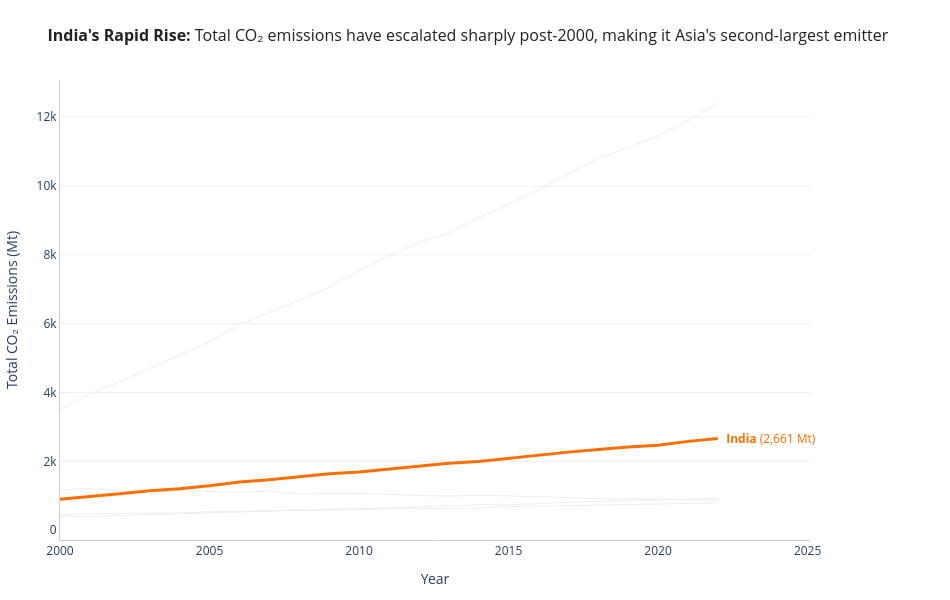

The notebook cell this image was saved under:
### Markdown cell above
---
## Task 2 — A line chart showing CO2 emissions over time for all Asian countries in the dataset, with one country highlighted.

**same requirements as Task1**

### Code cell
# Task — Multi-series line with highlight
# YOUR CODE HERE
# 1. Filter for Asian countries using the 'Region' column
asia_df = df[df['Region'].str.contains('Asia', case=False, na=False)].copy()
highlight_country = 'India'
fig2 = go.Figure()
# 2. Background lines (All other Asian countries in #EEEEEE)
for country, group in asia_df.groupby('Country'):
    if country != highlight_country:
        clean = group.dropna(subset=['CO2_Mt']).sort_values('Year')
        fig2.add_trace(go.Scatter(
            x=clean['Year'],
            y=clean['CO2_Mt'],
            mode='lines',
            line=dict(color='#EEEEEE', width=1),
            hoverinfo='skip',
            showlegend=False
        ))
# 3. Highlighted country
target_asia = asia_df[asia_df['Country'] == highlight_country].dropna(subset=['CO2_Mt']).sort_values('Year')
fig2.add_trace(go.Scatter(
    x=target_asia['Year'],
    y=target_asia['CO2_Mt'],
    mode='lines',
    line=dict(color='#FF6F00', width=3),  # Bold amber/orange
    hovertemplate=f"<b>{highlight_country}</b><br>Year: %{{x}}<br>CO₂: %{{y:,.1f}} Mt<extra></extra>",
    showlegend=False
))
# 4. Direct label at the end of the line
last_pt_asia = target_asia.iloc[-1]
fig2.add_annotation(
    x=last_pt_asia['Year'],
    y=last_pt_asia['CO2_Mt'],
    text=f"  <b>{highlight_country}</b> ({last_pt_asia['CO2_Mt']:,.0f} Mt)",
    showarrow=False,
    xanchor="left",
    yanchor="middle",
    font=dict(color="#FF6F00", size=12)
)
# 5. Insight title and layout
fig2.update_layout(
    title=dict(
        text="<b>India's Rapid Rise:</b> Total CO₂ emissions have escalated sharply post-2000, making it Asia's second-largest emitter",
        font=dict(size=16, color="#222222"),
        x=0.05,
        y=0.95
    ),
    plot_bgcolor="white",
    showlegend=False,
    xaxis=dict(
        title="Year",
        showgrid=False,
        linecolor="#CCCCCC",
        range=[asia_df['Year'].min(), last_pt_asia['Year'] + (last_pt_asia['Year'] - asia_df['Year'].min()) * 0.14]
    ),
    yaxis=dict(
        title="Total CO₂ Emissions (Mt)",
        showgrid=True,
        gridcolor="#F0F0F0",
        linecolor="#CCCCCC"
    ),
    margin=dict(l=60, r=140, t=80, b=60),
    width=950,
    height=600
)
fig2.show()

### Figure 1 — Plotly figure (JSON) as saved in the notebook; plotly's stock layout.template omitted (floating-point values rounded to 4 significant figures)
{"data": [{"hoverinfo": "skip", "line": {"color": "#EEEEEE", "width": 1}, "mode": "lines", "showlegend": false, "type": "scatter", "x": [2000, 2001, 2002, 2003, 2004, 2005, 2006, 2007, 2008, 2009, 2010, 2011, 2012, 2013, 2014, 2015, 2016, 2017, 2018, 2019, 2020, 2021, 2022], "y": [3514.0, 3952.0, 4312.0, 4692.0, 5079.0, 5468.0, 5974.0, 6323.0, 6673.0, 7053.0, 7543.0, 7972.0, 8365.0, 8641.0, 9078.0, 9466.0, 9887.0, 10360.0, 10790.0, 11130.0, 11450.0, 11900.0, 12410.0]}, {"hoverinfo": "skip", "line": {"color": "#EEEEEE", "width": 1}, "mode": "lines", "showlegend": false, "type": "scatter", "x": [2000, 2001, 2002, 2003, 2004, 2005, 2006, 2007, 2008, 2009, 2010, 2011, 2012, 2013, 2014, 2015, 2016, 2017, 2018, 2019, 2020, 2021, 2022], "y": [382.8, 400.4, 430.7, 453.8, 482.6, 501.9, 533.0, 551.8, 586.6, 602.5, 614.5, 647.3, 680.1, 717.7, 736.3, 738.2, 768.8, 813.7, 834.8, 872.3, 876.5, 898.5, 930.5]}, {"hoverinfo": "skip", "line": {"color": "#EEEEEE", "width": 1}, "mode": "lines", "showlegend": false, "type": "scatter", "x": [2000, 2001, 2002, 2003, 2004, 2005, 2006, 2007, 2008, 2009, 2010, 2011, 2012, 2013, 2014, 2015, 2016, 2017, 2018, 2019, 2020, 2021, 2022], "y": [1166.0, 1220.0, 1136.0, 1131.0, 1151.0, 1127.0, 1101.0, 1133.0, 1050.0, 1061.0, 1064.0, 1042.0, 1005.0, 990.9, 1010.0, 996.6, 967.4, 925.1, 916.6, 914.5, 902.8, 898.1, 865.1]}, {"hoverinfo": "skip", "line": {"color": "#EEEEEE", "width": 1}, "mode": "lines", "showlegend": false, "type": "scatter", "x": [2000, 2001, 2002, 2003, 2004, 2005, 2006, 2007, 2008, 2009, 2010, 2011, 2012, 2013, 2014, 2015, 2016, 2017, 2018, 2019, 2020, 2021, 2022], "y": [438.1, 481.5, 490.6, 490.8, 494.6, 537.2, 539.0, 566.1, 570.0, 585.4, 595.9, 620.6, 631.1, 649.6, 646.2, 686.5, 704.0, 706.0, 738.5, 750.8, 755.8, 777.3, 789.5]}, {"hovertemplate": "<b>India</b><br>Year: %{x}<br>CO₂: %{y:,.1f} Mt<extra></extra>", "line": {"color": "#FF6F00", "width": 3}, "mode": "lines", "showlegend": false, "type": "scatter", "x": [2000, 2001, 2002, 2003, 2004, 2005, 2006, 2007, 2008, 2009, 2010, 2011, 2012, 2013, 2014, 2015, 2016, 2017, 2018, 2019, 2020, 2021, 2022], "y": [901.6, 974.6, 1056.0, 1146.0, 1205.0, 1291.0, 1396.0, 1466.0, 1542.0, 1637.0, 1687.0, 1774.0, 1865.0, 1945.0, 1994.0, 2092.0, 2177.0, 2267.0, 2345.0, 2419.0, 2466.0, 2580.0, 2661.0]}], "layout": {"annotations": [{"font": {"color": "#FF6F00", "size": 12}, "showarrow": false, "text": "  <b>India</b> (2,661 Mt)", "x": 2022, "xanchor": "left", "y": 2661.0, "yanchor": "middle"}], "height": 600, "margin": {"b": 60, "l": 60, "r": 140, "t": 80}, "plot_bgcolor": "white", "showlegend": false, "title": {"font": {"color": "#222222", "size": 16}, "text": "<b>India's Rapid Rise:</b> Total CO₂ emissions have escalated sharply post-2000, making it Asia's second-largest emitter", "x": 0.05, "y": 0.95}, "width": 950, "xaxis": {"linecolor": "#CCCCCC", "range": [2000, 2025.0], "showgrid": false, "title": {"text": "Year"}}, "yaxis": {"gridcolor": "#F0F0F0", "linecolor": "#CCCCCC", "showgrid": true, "title": {"text": "Total CO₂ Emissions (Mt)"}}}}
